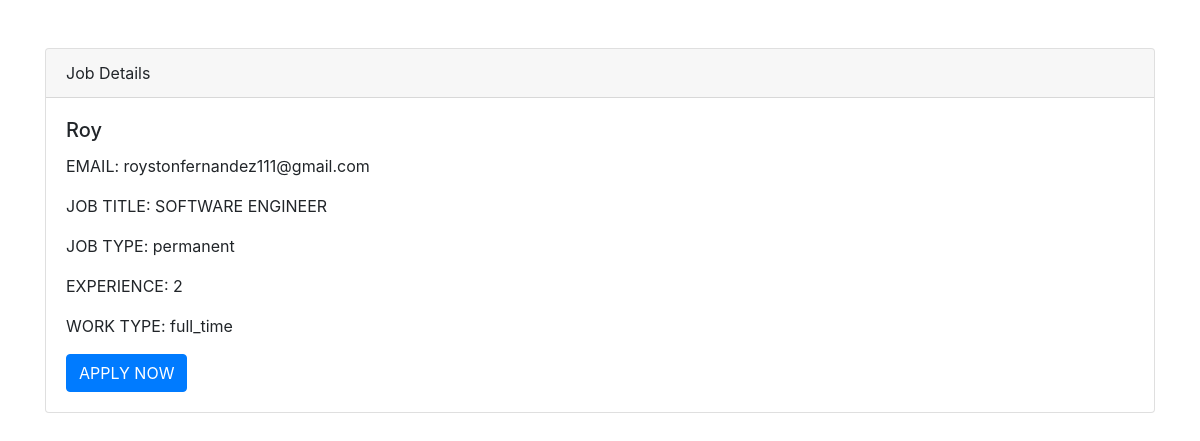
/job/1/1, run on the app's committed database.
### jobseeker/models.py (models this page shows)
class JobApplication(models.Model):
    company_name = models.CharField(max_length=100)
    email = models.EmailField()
    job_title = models.CharField(max_length=100)
    work_type = models.CharField(max_length=50)
    experience = models.CharField(max_length=100)
    job_type = models.CharField(max_length=50)

### jobseeker/views.py (the view)
# urls.py: path('job/<int:id1>/<int:id2>',jobdt),
def jobdt(request, id1, id2):
    user = JobApplication.objects.get(id=id1)
    uid = id2
    return render(request, 'jobdt.html', {'user': user, 'uid': uid})

### jobseeker/templates/jobdt.html (shortened to what this page needs)
<!DOCTYPE html>
<html lang="en">
<head>
    <link href="https://maxcdn.bootstrapcdn.com/bootstrap/4.5.2/css/bootstrap.min.css" rel="stylesheet">
</head>
<body>
    <div class="container mt-5">
        <div class="card">
            <div class="card-header">
                Job Details
            </div>
            <div class="card-body">
                <h5 class="card-title">{{ user.company_name }}</h5>
                <p class="card-text">EMAIL: {{ user.email }}</p>
                <p class="card-text">JOB TITLE: {{ user.job_title }}</p>
                <p class="card-text">JOB TYPE: {{ user.job_type }}</p>
                <p class="card-text">EXPERIENCE: {{ user.experience }}</p>
                <p class="card-text">WORK TYPE: {{ user.work_type }}</p>
                <a href="/apply/{{ user.id }}/{{ uid }}" class="btn btn-primary">APPLY NOW</a>
            </div>
        </div>
    </div>
</body>
</html>

### data on the page
JobApplication: company_name "Roy", email "roystonfernandez111@gmail.com", job_title "SOFTWARE ENGINEER", job_type "permanent", experience "2", work_type "full_time"
